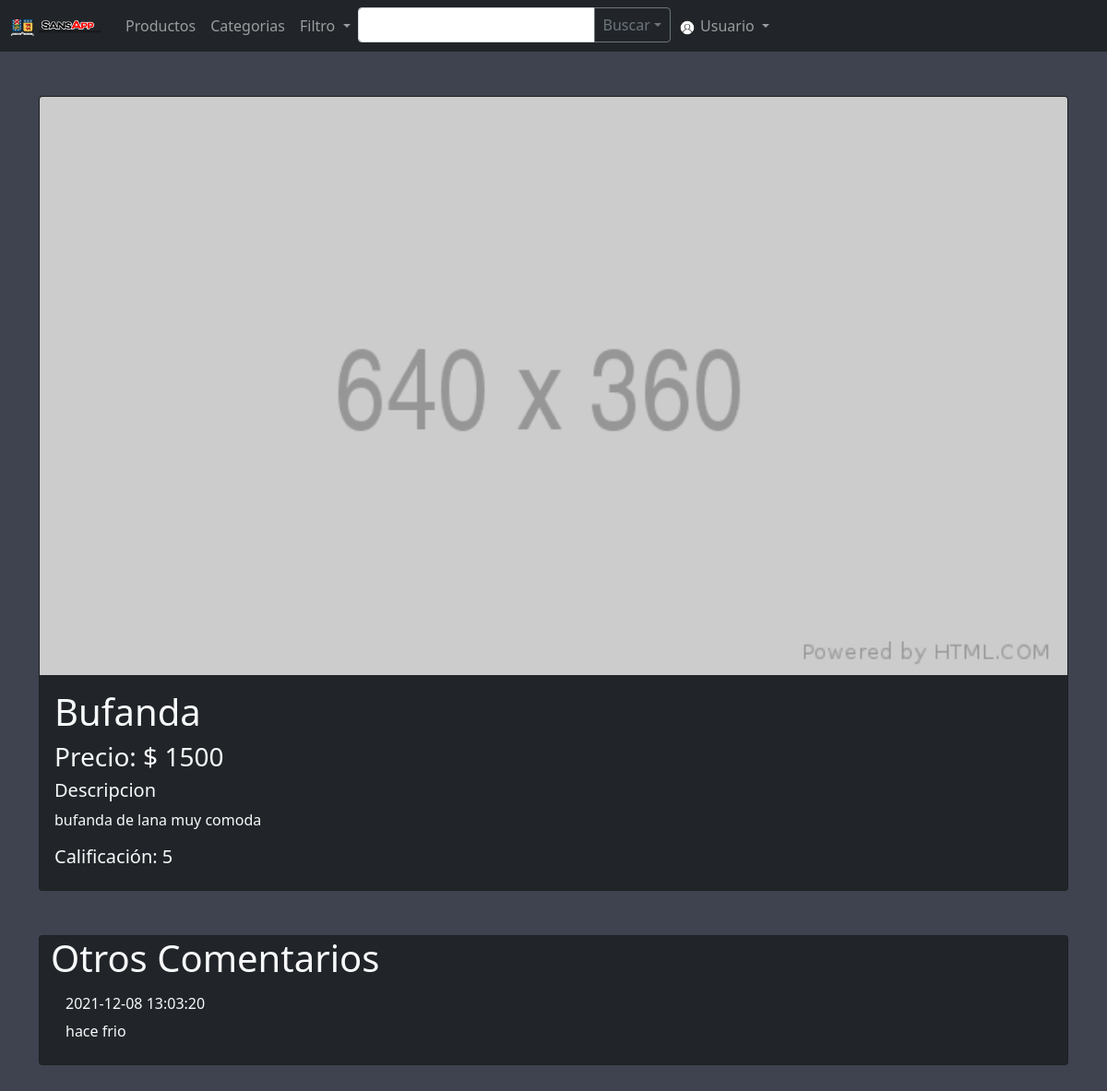
The app's page /PHP/Sansapp/producto/detalle.php?ip=4 with its own data.
### tables this page shows
CREATE TABLE `producto` (
  `Id_producto` int(5) NOT NULL COMMENT 'Identificador del producto',
  `Id_vendedor` int(5) NOT NULL COMMENT 'Identificador del vendedor',
  `Nombre` varchar(30) NOT NULL COMMENT 'Nombre del producto',
  `Precio` int(6) NOT NULL COMMENT 'Precio del producto',
  `Cantidad_actual` int(3) NOT NULL COMMENT 'Cantidad actual disponible del producto',
  `Cantidad_vendida` int(3) NOT NULL COMMENT 'Cantidad vendida del producto',
  `Descripción` varchar(200) NOT NULL COMMENT 'Características del producto',
  `Cantidad_calificación` int(5) NOT NULL COMMENT 'Cantidad de veces que se ha calificado el producto',
  `Calificación_promedio` float NOT NULL COMMENT 'Promedio de las calificaciones del producto'
);

### PHP/Sansapp/producto/detalle.php (the view, shortened to what this page needs)
<?php
include_once '../config.php';
if(isset($_GET['ip'])){
    $id_producto = $_GET['ip'];
    $sentence = $base->prepare('SELECT * FROM producto WHERE Id_producto = :Id');
    $sentence->bindParam(':Id',$id_producto,PDO::PARAM_INT);
    $sentence->execute();
    $res = $sentence->fetch();
}else{
    header("Location:producto.php");
}
?>
<!DOCTYPE html>
<html lang="en">
    <head>
        <link rel="stylesheet" href="../src/css/bootstrap.css">
        <link rel="stylesheet" href="src/css/star.css">
        <link rel="stylesheet" href="https://cdnjs.cloudflare.com/ajax/libs/font-awesome/4.7.0/css/font-awesome.min.css">
    </head>
    <body>
        <?php include_once '../main/navbar.php'; ?>
        <div class="container mt-5">
            <div class="card my-5 bg-dark text-light">
                <img src="src/img/640x360.png" alt="imagen" class="card-img-top">
                <div class="card-body">
                    <h1 class="card-title">
                        <?php echo $res['Nombre'] ?>
                    </h1>
                    <h3> Precio: $ <?php echo $res['Precio'] ?></h3>
                    <h5>
                        Descripcion
                    </h5>
                    <p class="card-text">
                        <?php echo $res['Descripción'] ?>
                    </p>
                    <h5>
                        Calificación: <?php echo $res['Calificación_promedio'] ?>
                    </h5>
                </div>
            </div>
            <div class="card mb-5 bg-dark text-light">
                <div class="container">
                    <h1 class="card-title">Otros Comentarios</h1>
                    <?php
                        if(!isset($_SESSION["IdC"])){
                            $id_comprador = 0;
                        }
                        $sentence_obs = $base->prepare("SELECT * FROM `observación` WHERE Id_comprador != :IdC AND Id_producto = :IdP ORDER BY Fecha_comentario DESC");
                        $sentence_obs->bindParam(':IdC',$id_comprador,PDO::PARAM_INT);
                        $sentence_obs->bindParam(':IdP',$id_producto,PDO::PARAM_INT);
                        $sentence_obs->execute();
                        $res_ob = $sentence_obs->fetchAll();
                    ?>
                    <?php if($res_ob): ?>
                    <ul class="list-group list-group-flush">
                        <?php foreach($res_ob as $obs): ?>
                        <li class="list-group-item bg-dark text-light">
                            <h6><?php echo $obs['Fecha_comentario'] ?></h6>
                            <p><?php echo $obs['Comentario'] ?></p>
                        </li>
                        <?php endforeach ?>
                    </ul>
                    <?php endif ?>
                </div>
            </div>
        </div>
    </body>
</html>

### PHP/Sansapp/producto/detalle.php (style rules this page uses)
body { background-color: #3F424F; }

### records on screen
producto: Nombre "Bufanda", Precio "1500", Descripción "bufanda de lana muy comoda", Calificación_promedio "5"
observación: Fecha_comentario "2021-12-08 13:03:20", Comentario "hace frio"
